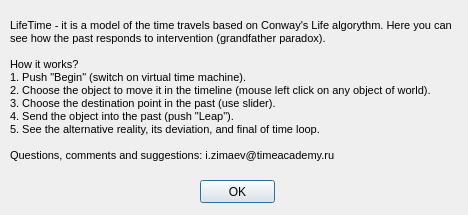
<?xml version="1.0" encoding="UTF-8"?>
<ui version="4.0">
 <class>InfoUI</class>
 <widget class="QDialog" name="InfoUI">
  <property name="geometry">
   <rect>
    <x>0</x>
    <y>0</y>
    <width>468</width>
    <height>215</height>
   </rect>
  </property>
  <property name="windowTitle">
   <string>Help and About</string>
  </property>
  <widget class="QLabel" name="label">
   <property name="geometry">
    <rect>
     <x>10</x>
     <y>10</y>
     <width>461</width>
     <height>161</height>
    </rect>
   </property>
   <property name="text">
    <string>&lt;!DOCTYPE HTML PUBLIC &quot;-//W3C//DTD HTML 4.0//EN&quot; &quot;http://www.w3.org/TR/REC-html40/strict.dtd&quot;&gt;
&lt;html&gt;&lt;head&gt;&lt;meta name=&quot;qrichtext&quot; content=&quot;1&quot; /&gt;&lt;style type=&quot;text/css&quot;&gt;
p, li { white-space: pre-wrap; }
&lt;/style&gt;&lt;/head&gt;&lt;body style=&quot; font-family:'MS Shell Dlg 2'; font-size:8.25pt; font-weight:400; font-style:normal;&quot;&gt;
&lt;p style=&quot; margin-top:0px; margin-bottom:0px; margin-left:0px; margin-right:0px; -qt-block-indent:0; text-indent:0px;&quot;&gt;&lt;span style=&quot; font-size:8pt;&quot;&gt;LifeTime - it is a model of the time travels based on Conway's Life algorythm. Here you can see how the past responds to intervention (grandfather paradox).&lt;/span&gt;&lt;/p&gt;
&lt;p style=&quot;-qt-paragraph-type:empty; margin-top:0px; margin-bottom:0px; margin-left:0px; margin-right:0px; -qt-block-indent:0; text-indent:0px; font-size:8pt;&quot;&gt;&lt;/p&gt;
&lt;p style=&quot; margin-top:0px; margin-bottom:0px; margin-left:0px; margin-right:0px; -qt-block-indent:0; text-indent:0px;&quot;&gt;&lt;span style=&quot; font-size:8pt;&quot;&gt;How it works?&lt;/span&gt;&lt;/p&gt;
&lt;p style=&quot; margin-top:0px; margin-bottom:0px; margin-left:0px; margin-right:0px; -qt-block-indent:0; text-indent:0px;&quot;&gt;&lt;span style=&quot; font-size:8pt;&quot;&gt;1. Push &amp;quot;Begin&amp;quot; (switch on virtual time machine).&lt;/span&gt;&lt;/p&gt;
&lt;p style=&quot; margin-top:0px; margin-bottom:0px; margin-left:0px; margin-right:0px; -qt-block-indent:0; text-indent:0px;&quot;&gt;&lt;span style=&quot; font-size:8pt;&quot;&gt;2. Choose the object to move it in the timeline (mouse left click on any object of world).&lt;/span&gt;&lt;/p&gt;
&lt;p style=&quot; margin-top:0px; margin-bottom:0px; margin-left:0px; margin-right:0px; -qt-block-indent:0; text-indent:0px;&quot;&gt;&lt;span style=&quot; font-size:8pt;&quot;&gt;3. Choose the destination point in the past (use slider).&lt;/span&gt;&lt;/p&gt;
&lt;p style=&quot; margin-top:0px; margin-bottom:0px; margin-left:0px; margin-right:0px; -qt-block-indent:0; text-indent:0px;&quot;&gt;&lt;span style=&quot; font-size:8pt;&quot;&gt;4. Send the object into the past (push &amp;quot;Leap&amp;quot;).&lt;/span&gt;&lt;/p&gt;
&lt;p style=&quot; margin-top:0px; margin-bottom:0px; margin-left:0px; margin-right:0px; -qt-block-indent:0; text-indent:0px;&quot;&gt;&lt;span style=&quot; font-size:8pt;&quot;&gt;5. See the alternative reality, its deviation, and final of time loop.&lt;/span&gt;&lt;/p&gt;
&lt;p style=&quot;-qt-paragraph-type:empty; margin-top:0px; margin-bottom:0px; margin-left:0px; margin-right:0px; -qt-block-indent:0; text-indent:0px; font-size:8pt;&quot;&gt;&lt;/p&gt;
&lt;p style=&quot; margin-top:0px; margin-bottom:0px; margin-left:0px; margin-right:0px; -qt-block-indent:0; text-indent:0px;&quot;&gt;&lt;span style=&quot; font-size:8pt;&quot;&gt;Questions, comments and suggestions: i.zimaev@timeacademy.ru&lt;/span&gt;&lt;/p&gt;&lt;/body&gt;&lt;/html&gt;</string>
   </property>
   <property name="textFormat">
    <enum>Qt::AutoText</enum>
   </property>
   <property name="wordWrap">
    <bool>true</bool>
   </property>
  </widget>
  <widget class="QPushButton" name="pushButton">
   <property name="geometry">
    <rect>
     <x>200</x>
     <y>180</y>
     <width>75</width>
     <height>23</height>
    </rect>
   </property>
   <property name="text">
    <string>OK</string>
   </property>
  </widget>
 </widget>
 <resources/>
 <connections/>
</ui>
